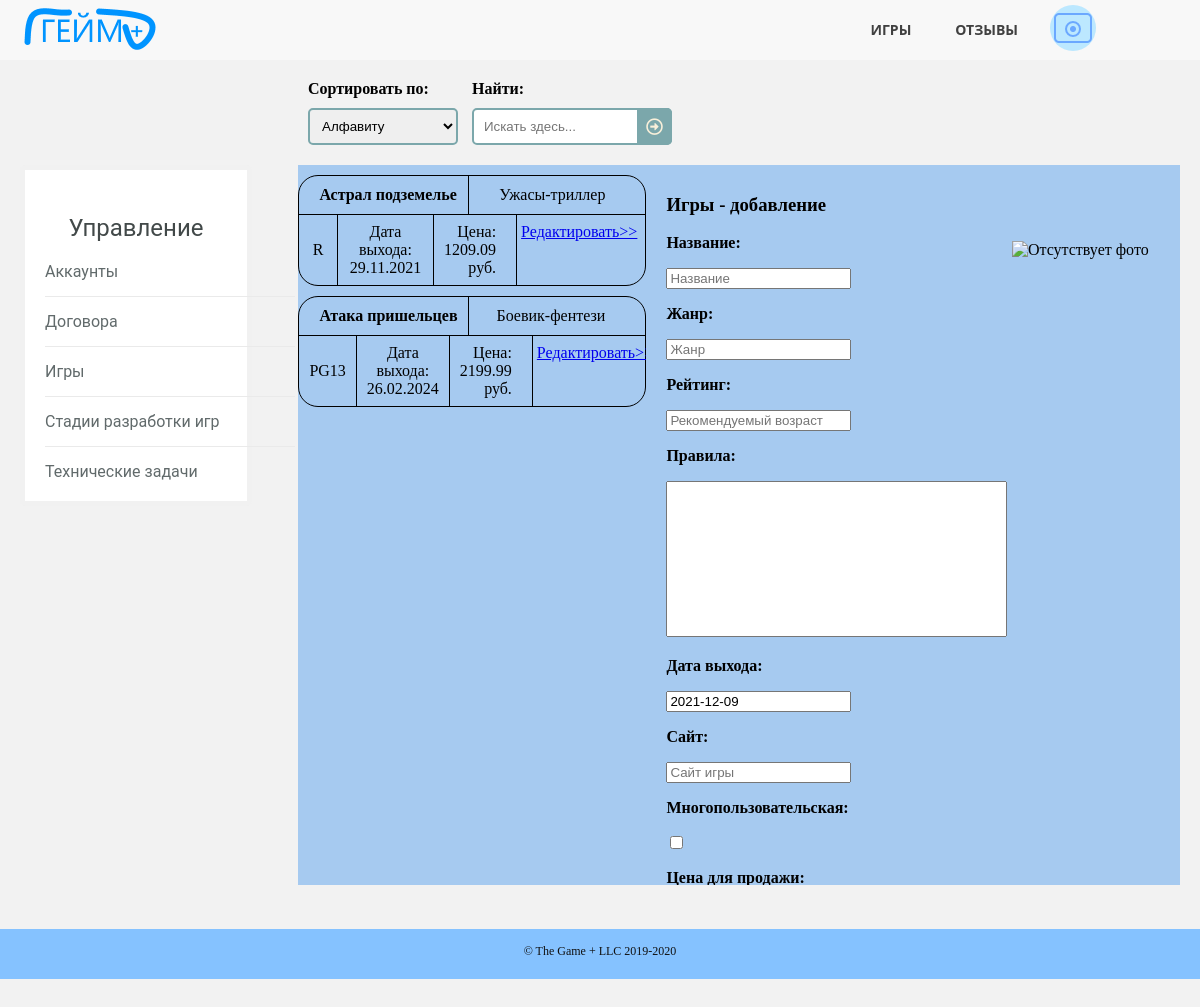
Page /allgames.html (signed in) on the committed database.
### gameplusapp/models.py (models this page shows, shortened)
class Game(models.Model):
    name = models.CharField(max_length=50)
    type = models.CharField(max_length=20)
    rate = models.CharField(max_length=10)
    rules = models.TextField(default=' ')
    release_date = models.DateField(default=timezone.now())
    site = models.CharField(max_length=63)
    number_of_rules = models.BooleanField(default=False)
    price = models.DecimalField(max_digits=12, decimal_places=2)
    development_budget = models.DecimalField(max_digits=12, decimal_places=2)
    picture = models.ImageField(upload_to="static/images/games", null=True, blank=True)
    class Meta:
        ordering = ["name"]

### gameplusapp/views.py (the view, shortened to what this page needs)
# urls.py: path('allgames.html', AllGamesPage.as_view()),
class AllGamesPage(View):
    def get(self, request):
        if "id_user" not in request.session:
            return HttpResponseRedirect('login.html')
        elif Employee.objects.get(id=request.session["id_user"]).access_level == 'c':
            return HttpResponseRedirect('contracts.html')
        g_avatar = get_del_account(request.session["id_user"]).avatar
        mod = "добавление"
        g_games = get_games()
        form = GamesForm()
        filtred = GamesFilterForm(request.GET)
        if filtred.is_valid():
            if filtred.cleaned_data["search"]:
                g_games = g_games.filter(name__iregex=filtred.cleaned_data["search"])
            if filtred.cleaned_data["ordering"]:
                g_games = g_games.order_by(filtred.cleaned_data["ordering"])
        context = {
            'g_games': g_games,
            'filtred': filtred,
            'form': form,
            'mod': mod,
            'g_avatar': g_avatar
        }
        return render(request, 'allgames.html', context=context)

### gameplusapp/forms.py
class GamesFilterForm(forms.Form):
    ordering = forms.ChoiceField(required=False, widget=forms.Select(attrs={
        'class': 'sortsel'
    }), choices=[
        ["name", "Алфавиту"],
        ["release_date", "Дате выхода"],
        ["price", "Цене с дешёвой"],
        ["-price", "Цене с дорогой"]
    ])
    search = forms.CharField(label="Найти:", required=False, widget=forms.TextInput(attrs={
        'placeholder': 'Искать здесь...'
    }))

class GamesForm(forms.ModelForm):
    class Meta:
        model = Game
        fields = ['name', 'type', 'rate', 'rules', 'release_date', 'site', 'number_of_rules', 'price', 'development_budget', 'picture']
        widgets = {
            "name": forms.TextInput(attrs={
                'placeholder': 'Название'
            }),
            "type": forms.TextInput(attrs={
                'placeholder': 'Жанр'
            }),
            "rate": forms.TextInput(attrs={
                'placeholder': 'Рекомендуемый возраст'
            }),
            "rules": forms.Textarea(attrs={
                'placeholder': 'Полное описание'
            }),
            "site": forms.TextInput(attrs={
                'placeholder': 'Сайт игры'
            }),
            "price": forms.NumberInput(attrs={
                'placeholder': 'Цена, руб.'
            }),
            "development_budget": forms.NumberInput(attrs={
                'placeholder': 'Бюджет, руб.'
            })
        }

### gameplusapp/function.py (called while the page is built)
def get_games():
    games = Game.objects.all()
    return games

def get_del_account(pk):
    account = Employee.objects.get(id=pk)
    return account

### gameplusapp/templates/allgames.html (shortened to what this page needs)
<!DOCTYPE HTML>
<html>
	<head>
		<link rel="stylesheet" href="../static/css/pattern.css" />
		<link rel="stylesheet" href="../static/css/control.css" />
		<link rel="stylesheet" href="../static/css/allgames.css" />
	</head>
	<body>
		<header>
		  <nav>
		      <a href="/" class="logo"><img src="../static/images/logo.png" alt="логотип"></a>
			  <ul class="topmenu">
				<li><a href="/games.html">Игры</a></li>
				<li><a href="/reviews.html">Отзывы</a></li>
				<li><a class="submenu-link">
					{% if g_avatar == '' or g_avatar == None %}
					<img src="../static/images/avatar.png" alt="отсутствует аватарка">
					{% else %}
					<img src="../{{ g_avatar }}" alt="аватарка">
					{% endif %}
				</a>
				</li>
			  </ul>
		  </nav>
		</header>
        <section class="selections">
			<div class="functions">
				<form class="searchform" method="get">
					<div class="sortblock">
						<p><strong>Сортировать по:</strong></p>
						<p>{{ filtred.ordering }}</p>
					</div>
					<div class="searchblock">
						<p><strong>Найти:</strong></p>
						<p>{{ filtred.search }}
						<button type="submit"></button></p>
					</div>
				</form>
			</div>
		</section>
		<section class="allgames">
			<div class="lists">
				<div class="sublinks">
					<div class="widget">
						<h3>Управление</h3>
						<ul>
						    <li><a href="/control.html">Аккаунты</a></li>
						    <li><a href="/contracts.html">Договора</a></li>
						    <li><a href="/allgames.html">Игры</a></li>
							<li><a href="/game_states.html">Стадии разработки игр</a></li>
						    <li><a href="/alltasks.html">Технические задачи</a></li>
						</ul>
					</div>
				</div>
                <div class="games">
					{% for game in g_games %}
					{% include 'game_list_one.html' %}
					{% endfor %}
				</div>
				<div class="info">
					<div class="name">
						<h3>Игры - {{ mod }}</h3>
					</div>
					<div class="description">
						<p><img src="../{{ picture }}" alt="Отсутствует фото" class="rightimg">
							<div class="noteblock">
								<form class="noteform" method="post" enctype="multipart/form-data">
								    <p><strong>Название:</strong></p>
								    <p>{{ form.name }}</p>
									<p><strong>Жанр:</strong></p>
								    <p>{{ form.type }}</p>
									<p><strong>Рейтинг:</strong></p>
								    <p>{{ form.rate }}</p>
									<p><strong>Правила:</strong></p>
								    <p>{{ form.rules }}</p>
									<p><strong>Дата выхода:</strong></p>
								    <p>{{ form.release_date  }}</p>
									<p><strong>Сайт:</strong></p>
								    <p>{{ form.site }}</p>
									<p><strong>Многопользовательская:</strong></p>
								    <p>{{ form.number_of_rules }}</p>
									<p><strong>Цена для продажи:</strong></p>
								</form>
							</div>
						</p>
					</div>
				</div>
			</div>
		</section>
	</body>
	<footer>
		<div class="copyright">
			<span>&copy; The Game + LLC 2019-2020</span>
		</div>
	</footer>
</html>

### gameplusapp/templates/game_list_one.html
{% block content %}
<div class="gameone">
    <div class="gametag">
        <div class="gamename">
            <p>{{ game.name }}</p>
        </div>
        <div class="gametype">
            <p>{{ game.type }}</p>
        </div>
    </div>
    <div class="gameother">
        <div class="gamerate">
            <p>{{ game.rate }}</p>
        </div>
        <div class="gamedate">
            <p>Дата выхода: {{ game.release_date|date:"d.m.Y" }}</p>
        </div>
        <div class="gameprice">
            <p>Цена: {{ game.price }} руб.</p>
        </div>
        <div class="more">
            <a href="/allgames.html/{{ game.id }}">Редактировать>></a>
        </div>
    </div>
</div>
{% endblock %}

### gameplusapp/static/css/pattern.css (style rules this page uses)
* { box-sizing: border-box; }
html { height: 100%; }
body { position:relative; min-height: 100%; margin: 0; background: #f2f2f2; }
header { position: relative; min-height: 60px; padding-top: 5px; background: rgba(255,255,255, .4); text-align: center; z-index: 1; }
header a { text-decoration: none; outline: none; display: inline-block; transition: .3s ease-in-out; }
.logo { float: left; color: #D5B45B; font-family: 'Playfair Display', serif; font-size: 2.5em; }
nav { display: block; padding: 0 20px; }
nav ul { list-style: none; margin: 0; padding: 0; float: right; }
.topmenu:after { content: ""; display: table; clear: both; }
.topmenu > li { width: 25%; float: left; position: relative; font-family: 'Open Sans', sans-serif; }
.topmenu > li > a { text-transform: uppercase; font-size: 14px; font-weight: bold; color: #404040; padding: 15px 30px; }
.submenu-link { padding: 0 30px !important; margin-left: 10px; }
.submenu-link > img { width: 46px; height: 46px; border-radius: 50%; object-fit:cover; }
footer { position:absolute; bottom: -50px; width: 100%; height: 50px; padding-top: 15px; background: #85c2ff; }
.copyright { font-size: 12px; text-align: center; color: #111111; }

### gameplusapp/static/css/control.css (style rules this page uses)
section { display: block; }
.functions { padding: 10px 20px 5px calc(20px + 24%); }
.viewblock, .sortblock, .searchblock, .back, .sublinks, .games, .info { display: inline-block; }
.viewblock, .sortblock { margin-right: 10px; }
.viewblock > p, .sortblock > p, .searchblock > p, .back > p { position: relative; margin: 10px 0; }
.sortsel { padding: 8px; border: 2px solid #7BA7AB; border-radius: 5px; width: 150px; }
.searchblock > p > input { width: 100%; padding: 9px 9px 9px 10px; border: 2px solid #7BA7AB; border-radius: 5px; outline: none; }
.searchblock > p > button { position: absolute; top: 0; right: 0px; padding: 9px; border: none; background: #7BA7AB; border-radius: 0 5px 5px 0; cursor: pointer; }
.searchblock > p > button:before { content: "\f35a"; font-family: 'Font Awesome 5 Free'; font-size: 17px; color: #F9F0DA; }
.sublinks, .games, .info { height: 720px; }
.games, .info { background-color: #A6CAF0; }
.lists { padding: 5px 20px 40px 20px; }
.sublinks { width: 20%; float: left; }
.games, .info { background-attachment: local; overflow: auto; }
.games { width: 30%; margin-left: 4%; }
.info { width: 46%; padding: 10px 20px; float: right; }
.widget { padding: 20px; border: 5px solid #f1f1f1; background: #fff; border-radius: 5px; font-family: 'Roboto', sans-serif; }
.widget h3 { margin-bottom: 20px; text-align: center; font-size: 24px; font-weight: normal; color: #424949; }
.widget ul { margin: 0; padding: 0; list-style: none; width: 250px; }
.widget li { border-bottom: 1px solid #eaeaea; padding-bottom: 15px; margin-bottom: 15px; }
.widget li:last-child { border-bottom: none; margin-bottom: 0; padding-bottom: 0; }
.widget a { text-decoration: none; color: #616a6b; display: inline-block; }
.widget li:before { font-family: FontAwesome; font-size: 20px; vertical-align:bottom; color: #dd3333; margin-right: 14px; }

### gameplusapp/static/css/allgames.css (style rules this page uses)
.gameone { margin: 10px 0; border: 1px solid black; border-radius: 20px; }
.gametag { border-bottom: 1px solid black; }
.gametag, .gameother { display: table; width: 100%; margin-left: 0; margin-right: 0; }
.gametag > div, .gametag > noindex > div, .gameother > div, .gameother > noindex > div { display: table-cell; vertical-align: middle; }
.gamename { width: 49%; border-right: 1px solid black; padding: 10px 10px 10px 20px; font-weight: bold; }
.gametype { float: right; padding: 10px 40px 10px 10px; }
.gamename > p, .gametype > p, .gamerate > p, .gamedate > p, .gameprice > p, .more > p { margin: 0; }
.gamerate { width: 15%; border-right: 1px solid black; padding: 8px 10px; }
.gamedate { width: 30%; border-right: 1px solid black; padding: 8px 10px; }
.gamerate > p, .gamedate > p { text-align: center; }
.gameprice { width: 20%; border-right: 1px solid black; padding: 8px 20px 8px 10px; }
.more { float: right; padding: 8px 8px 8px 4px; }
.gameprice > p { text-align: right; }
.rightimg { width: 30%; height: 40%; float: right; margin: 7px 0 7px 7px; }
textarea { resize: none; }

### rows in the picture
Game: name "Астрал подземелье", type "Ужасы-триллер", rate "R", release_date "29.11.2021", price "1209.09"
Game: name "Атака пришельцев", type "Боевик-фентези", rate "PG13", release_date "26.02.2024", price "2199.99"

### other values in the picture
{{ mod }} "добавление"
